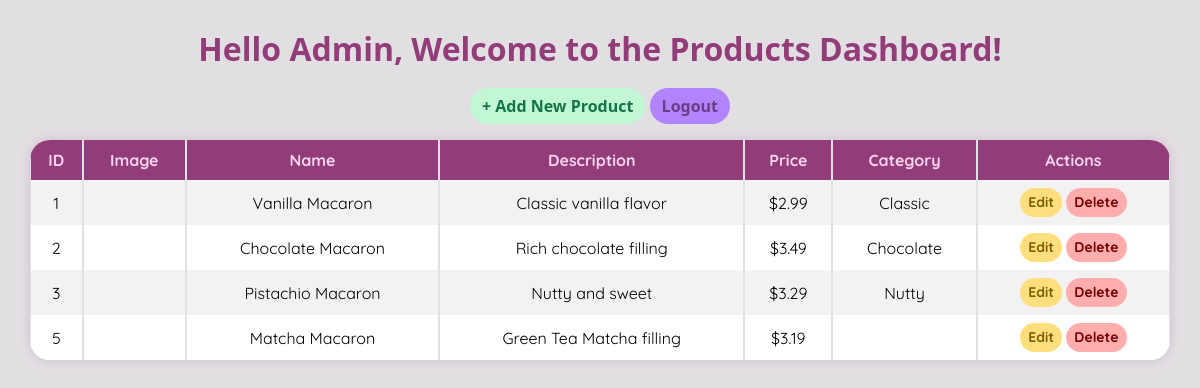
/admin/dashboard.php (signed in), run on the app's committed database.
### tables this page shows
CREATE TABLE products (
    product_id INT PRIMARY KEY AUTO_INCREMENT,
    productName VARCHAR(100) NOT NULL,
    price DECIMAL(10,2) NOT NULL,
    imageURL TEXT,
    description TEXT NOT NULL
);

CREATE TABLE categories (
    category_id INT PRIMARY KEY AUTO_INCREMENT,
    category_name VARCHAR(100) NOT NULL
);

### admin/dashboard.php (the view, shortened to what this page needs)
<?php
include "../database/db.php";
$user = htmlspecialchars($_SESSION['username']);
$sql = "SELECT p.*, c.category_name AS category_name
        FROM products p
        LEFT JOIN product_category pc ON p.product_id = pc.product_id
        LEFT JOIN categories c ON pc.category_id = c.category_id
        ORDER BY p.product_id";
$result = mysqli_query($dbc, $sql);
$products = [];
if ($result) {
    while ($row = mysqli_fetch_assoc($result)) {
        $products[] = $row;
    }
}
?>
<!DOCTYPE html>
<html lang="en">
<head>
    <link href="https://cdn.jsdelivr.net/npm/bootstrap@5.3.3/dist/css/bootstrap.min.css" rel="stylesheet">
</head>
<body>
    <h2>Hello <?= $user ?>, Welcome to the Products Dashboard!</h2>
    <a href="add-products.php" class="btn btn-success mb-3">+ Add New Product</a>
    <a href="../logout.php" class="btn btn-primary mb-3">Logout</a>
    <table class="table table-bordered table-striped">
    <thead>
        <tr>
        <th>ID</th>
        <th>Image</th>
        <th>Name</th>
        <th>Description</th>
        <th>Price</th>
        <th>Category</th>
        <th>Actions</th>
        </tr>
    </thead>
    <tbody>
        <?php foreach ($products as $product): ?>
            <tr>
                <td><?= $product['product_id'] ?></td>
                <td>
                </td>
                <td><?= htmlspecialchars($product['productName']) ?></td>
                <td><?= htmlspecialchars( $product['description']) ?></td>
                <td>$<?= number_format($product['price'], 2) ?></td>
                <td><?= htmlspecialchars($product['category_name']) ?></td>
                <td>
                <a href="edit-product.php?id=<?= $product['product_id'] ?>" class="btn btn-sm btn-warning">Edit</a>
                <a href="remove-product.php?id=<?= $product['product_id'] ?>" class="btn btn-sm btn-danger"
                    onclick="return confirm('Are you sure you want to delete this product?');">Delete</a>
                </td>
            </tr>
        <?php endforeach; ?>
    </tbody>
    </table>
</body>
</html>

### admin/dashboard.php (style rules this page uses)
body { background-color:rgb(226, 223, 226); color: #923c79; padding: 30px; text-align: center; }
h2 { margin-bottom: 20px; font-weight: bold; color: #923c79; }
a.btn { border-radius: 20px; font-weight: bold; transition: 0.3s; }
.btn-success { background-color: #c1f7d5; color: #137547; border: none; }
.btn-primary { background-color:rgb(177, 132, 254); color:rgb(107, 60, 136); border: none; }
.btn-warning { background-color: #ffde7d; border: none; color: #7a5e00; }
.btn-danger { background-color: #ffadad; border: none; color: #7a0000; }
table { margin: 0 auto; width: 90%; background-color: #fff0fb; border-collapse: separate; border-spacing: 0; border-radius: 20px; overflow: hidden; box-shadow: 0 0 12px rgba(144, 64, 124, 0.2); font-family: 'Quicksand', sans-serif; }
th { background-color: #923c79 !important; color: #f7d3ed !important; }
td, th { text-align: center; vertical-align: middle; padding: 16px; }

### data on the page
products: product_id "1", productName "Vanilla Macaron", description "Classic vanilla flavor", price "2.99", categories.category_name "Classic"
products: product_id "2", productName "Chocolate Macaron", description "Rich chocolate filling", price "3.49", categories.category_name "Chocolate"
products: product_id "3", productName "Pistachio Macaron", description "Nutty and sweet", price "3.29", categories.category_name "Nutty"
products: product_id "5", productName "Matcha Macaron", description "Green Tea Matcha filling", price "3.19"

### other printed values
$user "Admin"
